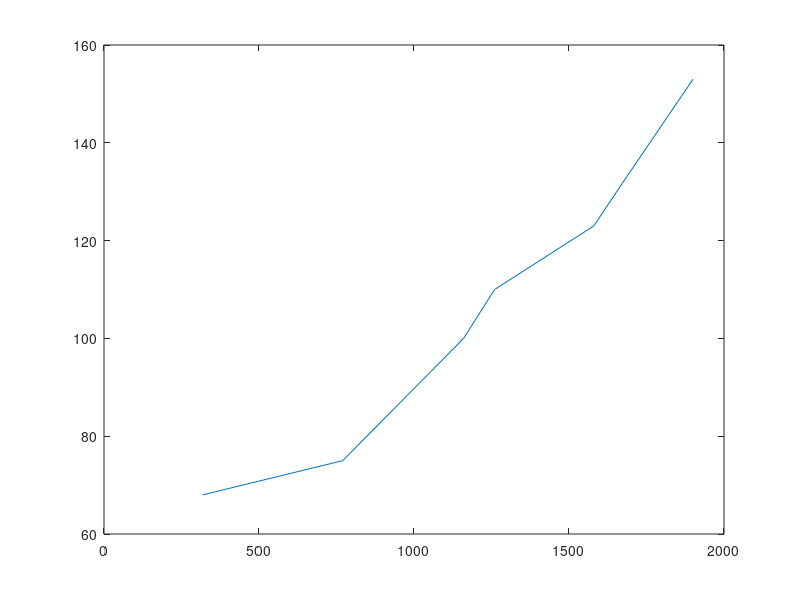

This figure's MATLAB source:
close all;
clear all;
angle = [68 ,75, 100, 110, 123, 132, 153];
dist = [318, 770, 1160, 1260, 1580, 1675, 1900];
plot(dist,angle)